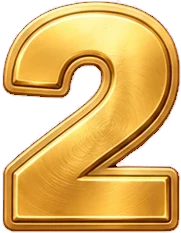
#> input picture front/img/volt-coins/glyphs/2.webp, 181 x 233 px
$ python -i volt_coins_face.py   (imports and definitions only)
#> lines starting #> are read from the running program, lines starting #| are printed output that depends on the picture
#> further down, picture is the input picture: PIL image 181x233 RGBA; mean R, G, B, A 186.2, 136.6, 65.3, 193.7
"""Volt Coins: a coin face (dark enamel + ChatGPT glyph number / tier word)
composed in Python exactly as slot.js lays it out in the DOM (makeCoinFace,
glyphRow, .coin-face.has-glyphs::before). Used where the face has to be baked
into art: the Spine win clips of faced coins (volt_coins_fx.py) and the
feature/bonus preview screens (volt_coins_screens.py).

All sizes are fractions of the symbol tile (tile = one cell, 320x254 units).
"""
import json
import os

import numpy as np
from PIL import Image

ROOT = os.path.join(os.path.dirname(__file__), '..', 'front', 'img', 'volt-coins')
GLYPH_DIR = os.path.join(ROOT, 'glyphs')

GLYPH_GAP = 0.06       # em, slot.js GLYPH_GAP
DIGIT_TARGET = 0.36    # of cell height, slot.js makeCoinFace
WORD_TARGET = 0.3
DIGIT_MAXW = 0.56      # of cell width
WORD_MAXW = 0.8
DISC = 0.5             # enamel diameter, of cell height (CSS ::before) — tiers
DISC_VALUE = 0.53      # value coins: the v2 coin's bigger hole

# every face the seed can land (COIN_FACE_WEIGHTS): key -> (coin art, label)
FACES = {
    **{f'x{v}': ('coin_value', f'x{v}') for v in (1, 2, 3, 5, 10, 15)},
    'mini': ('coin_mini', 'mini'), 'minor': ('coin_minor', 'minor'), 'major': ('coin_major', 'major'),
}

_meta = None


# [5 lines left out: function meta, not called in this run]


def _chars(label):
    m = meta()
    return [label] if label in m else list(label)


# [8 lines left out: function _em, not called in this run]


def _row_width(chars):
    m = meta()
    return sum((m[c]['cr'] - m[c]['cl']) * (m[c]['w'] / m[c]['h']) * _em(c) + GLYPH_GAP for c in chars)


# [9 lines left out: function enamel_disc, not called in this run]


GLYPH_SCALE = 1.1   # .reel__cell.is-coin .coin-face__glyphs img { scale: 1.1 }
CELL_H_CSS = 174    # desktop --cell-h: the glyph glow is 10 CSS px of it


# [52 lines left out: functions _dom_glyph, face_layer, not called in this run]


def css_glow(im, cell_px=220):
    """Bake `.reel__cell.is-coin img { filter: drop-shadow(0 0 10px
    rgba(90,190,255,.7)) }` into the tile, so a Spine copy starts and ends
    exactly like the static DOM coin. 10px of a 220px cell; CSS blur radius
    = 2 sigma."""
#> called with cell_px = 220
    from PIL import ImageFilter
    sigma = 10 / 2 * im.width / cell_px
#> sigma = 4.11
    a = im.getchannel('A').filter(ImageFilter.GaussianBlur(sigma))
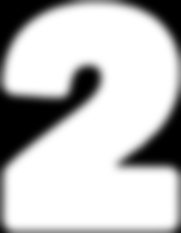
#> a: PIL image 181x233 L; min 0, max 255, mean 192.7
    a = a.point(lambda v: int(v * 0.7))
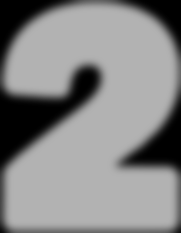
#> a: PIL image 181x233 L; min 0, max 178, mean 134.4
    sh = Image.new('RGBA', im.size, (90, 190, 255, 0))
    sh.putalpha(a)
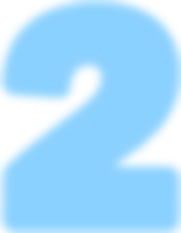
#> sh: PIL image 181x233 RGBA; mean R, G, B, A 90, 190, 255, 134.4; transparent parts drawn white
    sh.alpha_composite(im)
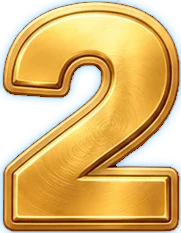
#> sh: PIL image 181x233 RGBA; mean R, G, B, A 186.5, 169.3, 113.8, 199.7; transparent parts drawn white
    return sh


# [6 lines left out: function faced_coin, not called in this run]


# [9 lines not run here, left out]

>>> from PIL import Image
>>> picture = Image.open('../front/img/volt-coins/glyphs/2.webp')
>>> result = css_glow(picture)
